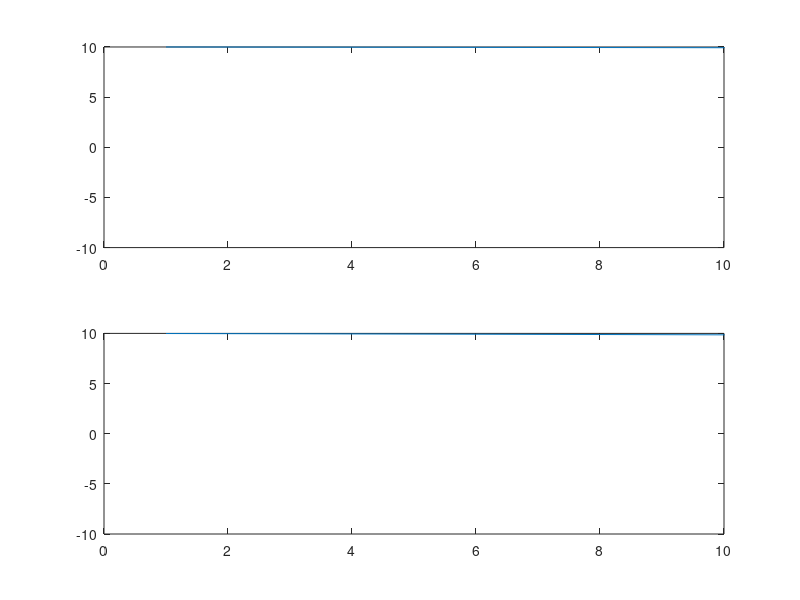

Write MATLAB code to recreate this figure.
%%
%Voltajes y corrientes
%Definimos cualquier valor para R,L,G,C y la frecuencia
clear all;
clc;
R=10;
L=30;
G=20;
C=21;
f=100;
T=1/f;
t=0:50;
w=2*pi*t/10;
Z=R+j*2*pi*L;
Y=G+j*2*pi*C;
%Se calcula gama y z0
gama=sqrt(Z*Y);
z0=sqrt(Z/Y);
beta=imag(gama);
lamda=((2*pi)/beta);
dx=lamda/1000;
x=0:dx:5*lamda;
alpha=real(gama);
%%
for m=w
v1=exp(alpha*x).*real(cos(m-beta*x));
v2=exp(-alpha*x).*real(cos(m-beta*x));
i1=(-1/z0)*exp(alpha*x).*real(cos(m-beta*x));
i2=(1/z0)*exp(-alpha*x).*real(cos(m-beta*x));
pause(0.1)
figure(1)
subplot(2,1,1)
plot(v1)
axis([0 5000 -10 10])
subplot(2,1,2)
plot(v2)
axis([0 5000 -10 10])
end

%%
gam=(Z-z0)/(Z+z0);
for m=w
i1=10*exp(-alpha*x).*real(cos(m-beta*x));
i2=10*exp(-2*alpha*x).*real(gam*cos(m-beta*x));
pause(0.1)
subplot(2,1,1)
plot(i1)
axis([0 10 -10 10])
subplot(2,1,2)
plot(i2)
axis([0 10 -10 10])
end